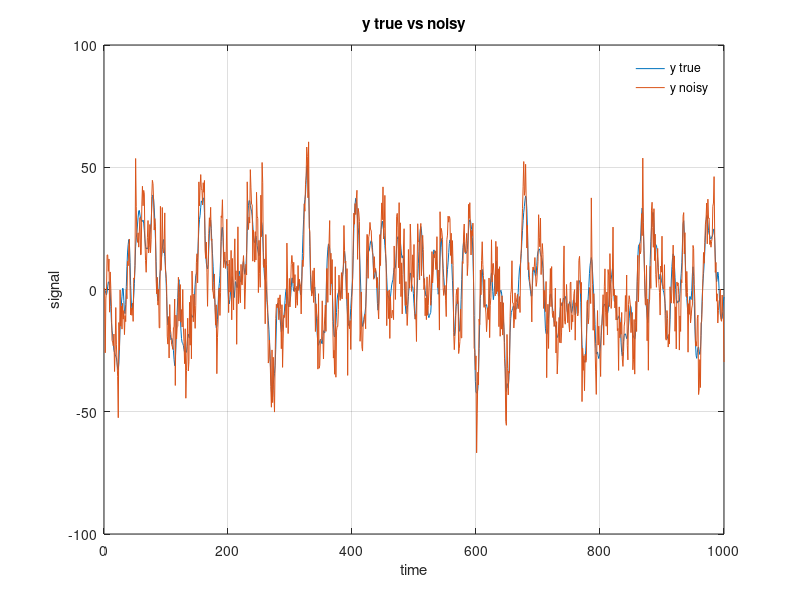

Here is the MATLAB script that generated this plot: (Note: this script raises an error after producing the figure.)
% 

close all; clear variables;
format compact

%%
rng(10) % fix the RNG seed
order = 50;
G = tf([1,2,1], [1,-1.5,0.56,0],1);
g = impulse(G, order-1); % determine the true 50 elements of the impulse response
N = 1000;
sigma = 10;
u = randn(N,1);
e = sigma * randn(N,1);
y_true = lsim(G,u);
y = y_true + e;

figure(); plot(y_true); hold("on"); plot(y); grid("on")
legend("y true", "y noisy"); legend("boxoff")
xlabel("time"); ylabel("signal"); title("y true vs noisy")

%% split the data into identification and validation sets

N_id  = round(0.7 * N);
N_val = N - N_id;
u_id  = u(1:N_id);
y_id  = y(1:N_id);
u_val = u(N_id+1:end);
y_val = y(N_id+1:end);

thetaLS = solve_regLS(u, y, 50, 0);
figure(); stem(0:order-1, g); hold("on"); stem(0:order-1, thetaLS)
xlabel("coefficient index"); ylabel("amplitude"); title("true impulse response vs LS estimate")

%%

gammas = logspace(-1,2,201)';
Ngammas = length(gammas);
M_ridge = cell(Ngammas,1);
E = zeros(Ngammas,3);
BCE = zeros(Ngammas,3);
for i = 1:Ngammas
    invKernel = gammas(i)*eye(order);
    M_ridge{i} = solve_regLS(u_id, y_id, order, invKernel);
    % to choose the optimal gamma, we rely on the prediction error (the
    % residuals without the regularization term). We plot also the
    % regularization term and the full cost function for comparison.
    [res, prederr, regul] = residuals_regLS(M_ridge{i}, u_val, y_val, invKernel);
    E(i,:) = [res, prederr, regul] / (sigma^2*N_val);
    [b,c,m] = BCM(g, u_val, invKernel);
    BCE(i,:) = [b,c,m];
end

figure(); t = tiledlayout(2,1);
nexttile(); semilogx(gammas, E(:,2), "LineWidth",2); hold("on"); semilogx(gammas, E(:,[1,3]))
legend("prediction err", "cost func", "regul");
%nexttile(); semilogx(gammas, E(:,2))
%legend("prediction err");
legend("boxoff"); grid("on")
xlabel("gamma"); ylabel("residuals |Y-\Phi\theta|_2^2")

nexttile(); loglog(gammas, BCE); grid("on")
xlabel("gamma"); ylabel("contributions"); title("Regularized method: bias, cov and MSE")
legend("bias", "cov", "MSE", "Location", "south"); legend("boxoff")
title(t, sprintf("Ridge regression with %d points", N))

%%

% rs = (2:30)';
% 
% % It is not necessary to save all the thetas: we only need to find the
% % minimum and it could be done in one pass.
% M = cell(length(rs), length(gammas));
% E = zeros(length(rs), length(gammas));
% for ir = 1:length(rs)
%     for ia = 1:length(gammas)
%         M{ir, ia} = solve_regLS(u_id, y_id, rs(ir), 50, gammas(ia));
%         E(ir, ia) = residuals_regLS(M{ir, ia}, u_val, y_val, rs(ir), 50, gammas(ia));
%     end
% end
% 
% figure(); contourf(gammas, rs, E); colorbar(); xlabel("alpha"); ylabel("order")
% figure(); surf(gammas, rs, E); colorbar(); xlabel("alpha"); ylabel("order")
% 
% %%
% 
% % find the minimum
% [~,I] = min(E, [], "all");
% stem_fig = figure(); stem(theta_LS); hold("on"); stem(theta_TC); stem(M{I})
% xlabel("parameter number"); ylabel("value")
% legend("LS", "regul. LS (TC)", "cross-validation"); legend("boxoff")
% 
% disp("Best alpha = " + gammas(floor(I / length(rs)) + 1))
% disp("Best r     = " + rs(mod(I, length(rs))))


%% local function
function invP = TCKernel_inv(alpha, n)
diag0 = alpha .^ (-(1:n)') / (1-alpha);
diag0(2:n-1) = diag0(2:n-1) * (1+alpha);
diag1 = -alpha .^ (-(1:n-1)') / (1-alpha);
invP = diag(diag0, 0) + diag(diag1, +1) + diag(diag1, -1);
end

function theta = solve_regLS(u, y, r, invKernel)
Phi = toeplitz(u, [u(1); zeros(r-1,1)]);
if invKernel == 0
    theta = Phi \ y;
    return
end
theta = (transpose(Phi)*Phi + invKernel) \ (transpose(Phi)*y);
end

function [res, prederr, regul] = residuals_regLS(theta, u, y, invKernel)
r = length(theta);
Phi = toeplitz(u, [u(1) zeros(1, r-1)]);
prederr = norm(y - Phi*theta, 2)^2;
if invKernel == 0
    res = prederr;
    regul = 0;
    return
end
regul = transpose(theta) * invKernel * theta;
res = prederr + regul;
end

function [norm_bias, tr_cov, MSE] = BCM(theta0, u, invKernel)
r = length(theta0);
Phi = toeplitz(u, [u(1) zeros(1, r-1)]);
PhiTPhi = transpose(Phi)*Phi;
K = (PhiTPhi + invKernel) \ eye(r); % instead of using inv
norm_bias = norm(K*invKernel*theta0,2)^2;
tr_cov = trace(K*PhiTPhi*K);
MSE = norm_bias + tr_cov;
end
